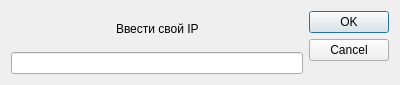
<?xml version="1.0" encoding="UTF-8"?>
<ui version="4.0">
 <class>IpDialog</class>
 <widget class="QDialog" name="IpDialog">
  <property name="geometry">
   <rect>
    <x>0</x>
    <y>0</y>
    <width>400</width>
    <height>85</height>
   </rect>
  </property>
  <property name="minimumSize">
   <size>
    <width>0</width>
    <height>0</height>
   </size>
  </property>
  <property name="maximumSize">
   <size>
    <width>400</width>
    <height>85</height>
   </size>
  </property>
  <property name="windowTitle">
   <string>Инициализация адреса</string>
  </property>
  <layout class="QGridLayout" name="gridLayout_2">
   <item row="0" column="0">
    <layout class="QGridLayout" name="gridLayout">
     <item row="0" column="0">
      <spacer name="horizontalSpacer">
       <property name="orientation">
        <enum>Qt::Horizontal</enum>
       </property>
       <property name="sizeHint" stdset="0">
        <size>
         <width>40</width>
         <height>20</height>
        </size>
       </property>
      </spacer>
     </item>
     <item row="0" column="1">
      <widget class="QLabel" name="label">
       <property name="text">
        <string>Ввести свой IP</string>
       </property>
      </widget>
     </item>
     <item row="0" column="2">
      <spacer name="horizontalSpacer_2">
       <property name="orientation">
        <enum>Qt::Horizontal</enum>
       </property>
       <property name="sizeHint" stdset="0">
        <size>
         <width>40</width>
         <height>20</height>
        </size>
       </property>
      </spacer>
     </item>
     <item row="1" column="0" colspan="3">
      <widget class="QLineEdit" name="codeLine"/>
     </item>
    </layout>
   </item>
   <item row="0" column="1">
    <widget class="QDialogButtonBox" name="buttonBox">
     <property name="orientation">
      <enum>Qt::Vertical</enum>
     </property>
     <property name="standardButtons">
      <set>QDialogButtonBox::Cancel|QDialogButtonBox::Ok</set>
     </property>
    </widget>
   </item>
  </layout>
 </widget>
 <resources/>
 <connections>
  <connection>
   <sender>buttonBox</sender>
   <signal>accepted()</signal>
   <receiver>IpDialog</receiver>
   <slot>accept()</slot>
   <hints>
    <hint type="sourcelabel">
     <x>248</x>
     <y>254</y>
    </hint>
    <hint type="destinationlabel">
     <x>157</x>
     <y>274</y>
    </hint>
   </hints>
  </connection>
  <connection>
   <sender>buttonBox</sender>
   <signal>rejected()</signal>
   <receiver>IpDialog</receiver>
   <slot>reject()</slot>
   <hints>
    <hint type="sourcelabel">
     <x>316</x>
     <y>260</y>
    </hint>
    <hint type="destinationlabel">
     <x>286</x>
     <y>274</y>
    </hint>
   </hints>
  </connection>
 </connections>
</ui>
